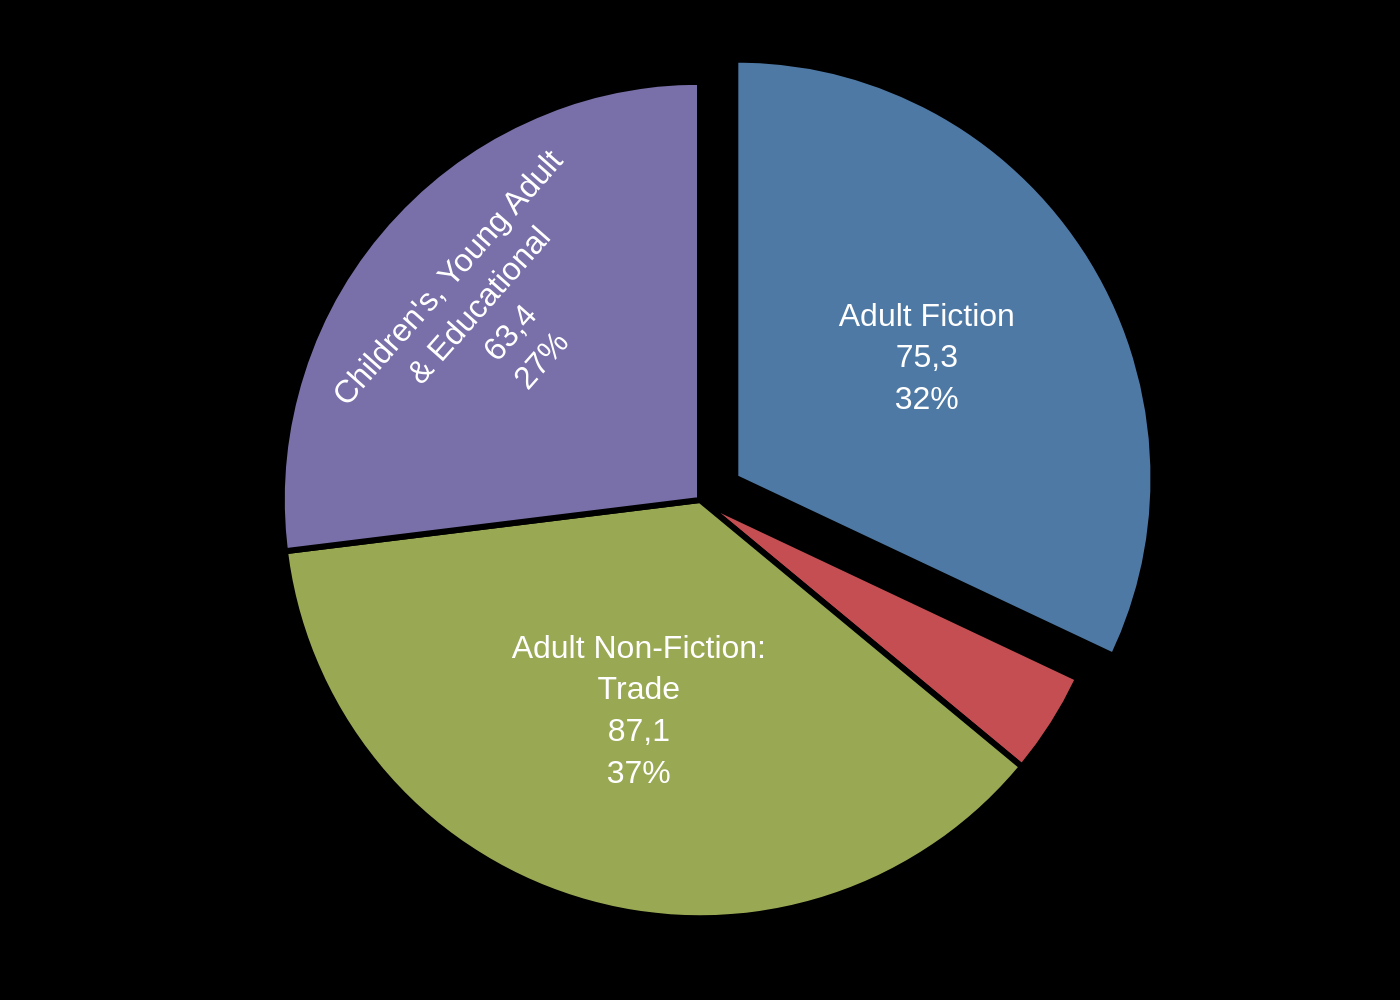

Write the Python code that produced this figure.
import sys
import json
import plotly.graph_objects as go
from pathlib import Path

# Check for command-line argument
if len(sys.argv) != 2:
    print("Usage: python generate_chart.py <path_to_json_file>")
    sys.exit(1)

# Get JSON file path from command-line argument
json_path = Path(sys.argv[1])

# Read data from JSON file
with open(json_path, 'r', encoding='utf-8') as f:
    data = json.load(f)

# Extract data for the chart
chart_data = data.get('chart_data', [])
texts = data.get('texts', {})
colors = data.get('colors', [])

# Prepare data for Plotly
labels = [item['label'] for item in chart_data]
values = [item['value'] for item in chart_data]
pie_texts = texts.get('pie_labels', [])

# Create the pie chart trace
pie_trace = go.Pie(
    labels=labels,
    values=values,
    text=pie_texts,
    textinfo='text',
    textposition='inside',
    textfont=dict(
        family="Arial",
        size=16,
        color='white'
    ),
    marker=dict(
        colors=colors,
        line=dict(color='black', width=3)
    ),
    hoverinfo='label+percent',
    pull=[0.1, 0, 0, 0],
    sort=False,
    direction='clockwise'
)

# Create the figure
fig = go.Figure(data=[pie_trace])

# Update layout
fig.update_layout(
    paper_bgcolor='black',
    plot_bgcolor='black',
    font=dict(
        family="Arial",
        color="white"
    ),
    showlegend=False,
    margin=dict(l=20, r=20, t=20, b=20)
)

# Define the output image file path
output_filename = json_path.stem + '.png'

# Write the image file
fig.write_image(output_filename, scale=2)

print(f"Chart saved to {output_filename}")
